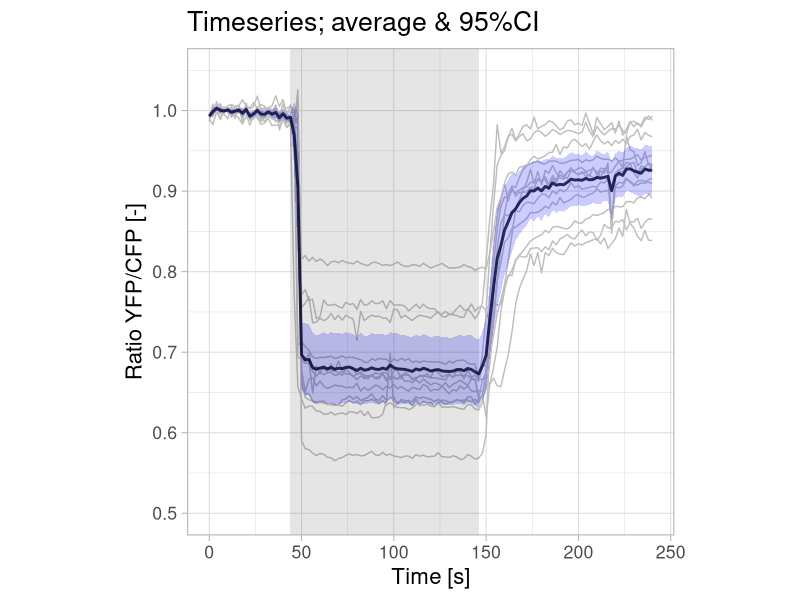

This figure's R source:
# Script that:
# Reads csv file with header, first column is time. Assumes that each of the other columns
# represents a single time-dependent measurement (e.g. the reponse of a single cell)
# Caluclates summary statistics per time-point (mean, sd, 95%CI)
# Plots time dependent data: single time-dependent measurements, average and error (95%CI)


# Created by: 
# Joachim Goedhart, @joachimgoedhart, 2017

#Requires the packages tidyr, ggplot2, magrittr, dplyr

require(tidyr)
require(ggplot2)


######################## Set some parameters #########################
#Confidence level, typically 95%
Conf_level <-  0.95

#Start and end point of stimulation
stim_start <- 44
stim_end <- 146

######################### import the data ##############################

#Read a text file (comma separated values)
df_wide <- read.csv("FRET-ratio-wide.csv", na.strings = "")


#Tidy the data, i.e. long format with each row is variable
df_tidy <- gather(df_wide, Cell, Ratio, -Time)

#Clear the df.summary dataframe if it exist
if (exists("df_summary")) rm(df_summary)


######### Calulcate summary statistics to fill dataframe 'df_summary' ########
# This is tidyverse approach

# require(magrittr)
# require(dplyr)
# df_summary <- df_tidy %>% group_by(Time) %>% summarise(mean = mean(Ratio, na.rm = TRUE),
            											# sd = sd(Ratio, na.rm = TRUE),
            											# n = n()) %>%
  		# mutate(sem = sd / sqrt(n - 1),
        # CI_lower = mean + qt((1-Conf_level)/2, n - 1) * sem,
        # CI_upper = mean - qt((1-Conf_level)/2, n - 1) * sem)


######### Calulcate summary statistics to fill dataframe 'df_summary' ########
# This is base R approach

df_summary <- data.frame(Time=df_wide$Time, n=tapply(df_tidy$Ratio, df_tidy$Time, length), mean=tapply(df_tidy$Ratio, df_tidy$Time, mean))

#Add SD and standard error of the mean to the dataframe
df_summary$sd <- tapply(df_tidy$Ratio, df_tidy$Time, sd)
df_summary$sem <- df_summary$sd/sqrt(df_summary$n-1)

#Add 95% CI of the mean to the dataframe
df_summary$CI_lower <- df_summary$mean + qt((1-Conf_level)/2, df=df_summary$n-1)*df_summary$sem
df_summary$CI_upper <- df_summary$mean - qt((1-Conf_level)/2, df=df_summary$n-1)*df_summary$sem

####################################################

#### Command to prepare the plot ####
ggplot(df_summary, aes(x=Time, y=mean)) +

#### plot individual measurements ####
	geom_line(data=df_tidy, aes(x=Time, y=Ratio, group=Cell), color="grey") +

#### plot average response over time ####
	geom_line(data=df_summary, aes(x=Time, y=mean), size=1, alpha=0.8)+


#### plot error (95%CI) of the response over time ####
	geom_ribbon(data=df_summary, aes(ymin=CI_lower, ymax=CI_upper) ,fill="blue", alpha=0.2)+

#### plot s.e.m. of the average response over time ####
	# geom_ribbon(data=df_summary, aes(ymin=mean-sem, ymax=mean+sem) ,fill="green", alpha=0.5)+


#### Draw a filled, transparant rectangle to indicte when stimulation takes place
	annotate("rect", xmin=stim_start, xmax=stim_end, ymin=-Inf, ymax=Inf, alpha=0.1, fill="black")+

## Set the Y-axis scale, remove for autoscale

	coord_cartesian(ylim = c(0.5, 1.05)) +
  
## Set theme&basic font
	theme_light(base_size = 16) +


  
### set the title
	ggtitle("Timeseries; average & 95%CI") +
    
### Style the axis (font size)
	# theme(axis.text.x = element_text(size=16, angle=0, vjust = 0), axis.text.y = element_text(size=16)) +

### Set layout of the graph 
	# theme(panel.border = element_rect(size = 1, linetype = "solid", colour = "black", fill=NA)) +

### Set label of x- and y-axis
	ylab("Ratio YFP/CFP [-]") + xlab("Time [s]") +
  
### Set aspect ratio of the graph n/n = square
	theme(aspect.ratio=4/4)
  


